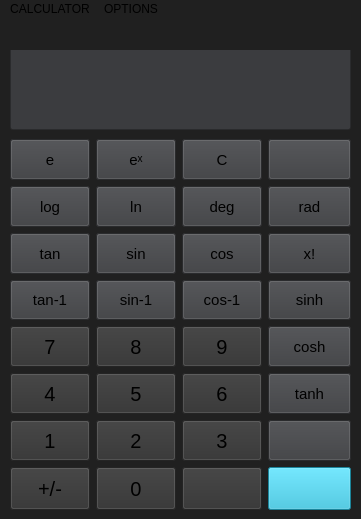
<?xml version="1.0" encoding="UTF-8"?>
<ui version="4.0">
 <class>MainWindow4</class>
 <widget class="QMainWindow" name="MainWindow4">
  <property name="geometry">
   <rect>
    <x>0</x>
    <y>0</y>
    <width>361</width>
    <height>519</height>
   </rect>
  </property>
  <property name="windowTitle">
   <string>MainWindow</string>
  </property>
  <property name="styleSheet">
   <string notr="true">background-color:rgb(32, 32, 32)</string>
  </property>
  <widget class="QWidget" name="centralwidget">
   <widget class="QWidget" name="gridLayoutWidget">
    <property name="geometry">
     <rect>
      <x>10</x>
      <y>120</y>
      <width>341</width>
      <height>371</height>
     </rect>
    </property>
    <property name="sizePolicy">
     <sizepolicy hsizetype="Minimum" vsizetype="Minimum">
      <horstretch>0</horstretch>
      <verstretch>0</verstretch>
     </sizepolicy>
    </property>
    <property name="styleSheet">
     <string notr="true">font-size: 20px;</string>
    </property>
    <layout class="QGridLayout" name="gridLayout">
     <item row="6" column="3">
      <widget class="QPushButton" name="button_pi">
       <property name="sizePolicy">
        <sizepolicy hsizetype="Minimum" vsizetype="Minimum">
         <horstretch>0</horstretch>
         <verstretch>0</verstretch>
        </sizepolicy>
       </property>
       <property name="styleSheet">
        <string notr="true">font-size: 15px;
background-color: rgb(59, 60, 63);

</string>
       </property>
       <property name="text">
        <string/>
       </property>
       <attribute name="buttonGroup">
        <string notr="true">buttonGroup1</string>
       </attribute>
      </widget>
     </item>
     <item row="7" column="3">
      <widget class="QPushButton" name="button_equal">
       <property name="sizePolicy">
        <sizepolicy hsizetype="Minimum" vsizetype="Minimum">
         <horstretch>0</horstretch>
         <verstretch>0</verstretch>
        </sizepolicy>
       </property>
       <property name="styleSheet">
        <string notr="true">font-size: 30px;
background-color:rgb(38, 186, 217);</string>
       </property>
       <property name="text">
        <string/>
       </property>
      </widget>
     </item>
     <item row="4" column="1">
      <widget class="QPushButton" name="button_8">
       <property name="sizePolicy">
        <sizepolicy hsizetype="Minimum" vsizetype="Minimum">
         <horstretch>0</horstretch>
         <verstretch>0</verstretch>
        </sizepolicy>
       </property>
       <property name="styleSheet">
        <string notr="true">font-size: 20px;
background-color:rgb(50, 50, 50);
</string>
       </property>
       <property name="text">
        <string>8</string>
       </property>
       <property name="autoDefault">
        <bool>false</bool>
       </property>
      </widget>
     </item>
     <item row="7" column="0">
      <widget class="QPushButton" name="button_pm">
       <property name="sizePolicy">
        <sizepolicy hsizetype="Minimum" vsizetype="Minimum">
         <horstretch>0</horstretch>
         <verstretch>0</verstretch>
        </sizepolicy>
       </property>
       <property name="styleSheet">
        <string notr="true">font-size: 20px;
background-color:rgb(50, 50, 50);
</string>
       </property>
       <property name="text">
        <string>+/-</string>
       </property>
       <property name="autoDefault">
        <bool>false</bool>
       </property>
      </widget>
     </item>
     <item row="6" column="1">
      <widget class="QPushButton" name="button_2">
       <property name="sizePolicy">
        <sizepolicy hsizetype="Minimum" vsizetype="Minimum">
         <horstretch>0</horstretch>
         <verstretch>0</verstretch>
        </sizepolicy>
       </property>
       <property name="styleSheet">
        <string notr="true">font-size: 20px;
background-color:rgb(50, 50, 50);
</string>
       </property>
       <property name="text">
        <string>2</string>
       </property>
       <property name="autoDefault">
        <bool>false</bool>
       </property>
      </widget>
     </item>
     <item row="5" column="0">
      <widget class="QPushButton" name="button_4">
       <property name="sizePolicy">
        <sizepolicy hsizetype="Minimum" vsizetype="Minimum">
         <horstretch>0</horstretch>
         <verstretch>0</verstretch>
        </sizepolicy>
       </property>
       <property name="styleSheet">
        <string notr="true">font-size: 20px;
background-color:rgb(50, 50, 50);
</string>
       </property>
       <property name="text">
        <string>4</string>
       </property>
       <property name="autoDefault">
        <bool>false</bool>
       </property>
      </widget>
     </item>
     <item row="6" column="0">
      <widget class="QPushButton" name="button_1">
       <property name="sizePolicy">
        <sizepolicy hsizetype="Minimum" vsizetype="Minimum">
         <horstretch>0</horstretch>
         <verstretch>0</verstretch>
        </sizepolicy>
       </property>
       <property name="styleSheet">
        <string notr="true">font-size: 20px;
background-color:rgb(50, 50, 50);
</string>
       </property>
       <property name="text">
        <string>1</string>
       </property>
       <property name="autoDefault">
        <bool>false</bool>
       </property>
      </widget>
     </item>
     <item row="5" column="1">
      <widget class="QPushButton" name="button_5">
       <property name="sizePolicy">
        <sizepolicy hsizetype="Minimum" vsizetype="Minimum">
         <horstretch>0</horstretch>
         <verstretch>0</verstretch>
        </sizepolicy>
       </property>
       <property name="styleSheet">
        <string notr="true">font-size: 20px;
background-color:rgb(50, 50, 50);
</string>
       </property>
       <property name="text">
        <string>5</string>
       </property>
       <property name="autoDefault">
        <bool>false</bool>
       </property>
      </widget>
     </item>
     <item row="4" column="0">
      <widget class="QPushButton" name="button_7">
       <property name="sizePolicy">
        <sizepolicy hsizetype="Minimum" vsizetype="Minimum">
         <horstretch>0</horstretch>
         <verstretch>0</verstretch>
        </sizepolicy>
       </property>
       <property name="styleSheet">
        <string notr="true">font-size: 20px;
background-color:rgb(50, 50, 50);
</string>
       </property>
       <property name="text">
        <string>7</string>
       </property>
       <property name="autoDefault">
        <bool>false</bool>
       </property>
      </widget>
     </item>
     <item row="1" column="2">
      <widget class="QPushButton" name="button_deg">
       <property name="sizePolicy">
        <sizepolicy hsizetype="Minimum" vsizetype="Ignored">
         <horstretch>0</horstretch>
         <verstretch>0</verstretch>
        </sizepolicy>
       </property>
       <property name="styleSheet">
        <string notr="true">font-size: 15px;
background-color: rgb(59, 60, 63);

</string>
       </property>
       <property name="text">
        <string>deg</string>
       </property>
       <attribute name="buttonGroup">
        <string notr="true">buttonGroup1</string>
       </attribute>
      </widget>
     </item>
     <item row="5" column="2">
      <widget class="QPushButton" name="button_6">
       <property name="sizePolicy">
        <sizepolicy hsizetype="Minimum" vsizetype="Minimum">
         <horstretch>0</horstretch>
         <verstretch>0</verstretch>
        </sizepolicy>
       </property>
       <property name="styleSheet">
        <string notr="true">font-size: 20px;
background-color:rgb(50, 50, 50);
</string>
       </property>
       <property name="text">
        <string>6</string>
       </property>
       <property name="autoDefault">
        <bool>false</bool>
       </property>
      </widget>
     </item>
     <item row="2" column="2">
      <widget class="QPushButton" name="button_cos">
       <property name="sizePolicy">
        <sizepolicy hsizetype="Minimum" vsizetype="Ignored">
         <horstretch>0</horstretch>
         <verstretch>0</verstretch>
        </sizepolicy>
       </property>
       <property name="styleSheet">
        <string notr="true">font-size: 15px;
background-color: rgb(59, 60, 63);

</string>
       </property>
       <property name="text">
        <string>cos</string>
       </property>
       <attribute name="buttonGroup">
        <string notr="true">buttonGroup1</string>
       </attribute>
      </widget>
     </item>
     <item row="4" column="2">
      <widget class="QPushButton" name="button_9">
       <property name="sizePolicy">
        <sizepolicy hsizetype="Minimum" vsizetype="Minimum">
         <horstretch>0</horstretch>
         <verstretch>0</verstretch>
        </sizepolicy>
       </property>
       <property name="styleSheet">
        <string notr="true">font-size: 20px;
background-color:rgb(50, 50, 50);
</string>
       </property>
       <property name="text">
        <string>9</string>
       </property>
       <property name="autoDefault">
        <bool>false</bool>
       </property>
      </widget>
     </item>
     <item row="4" column="3">
      <widget class="QPushButton" name="button_cosh">
       <property name="sizePolicy">
        <sizepolicy hsizetype="Minimum" vsizetype="Minimum">
         <horstretch>0</horstretch>
         <verstretch>0</verstretch>
        </sizepolicy>
       </property>
       <property name="styleSheet">
        <string notr="true">font-size: 15px;
background-color: rgb(59, 60, 63);

</string>
       </property>
       <property name="text">
        <string>cosh</string>
       </property>
       <attribute name="buttonGroup">
        <string notr="true">buttonGroup1</string>
       </attribute>
      </widget>
     </item>
     <item row="7" column="1">
      <widget class="QPushButton" name="button_0">
       <property name="sizePolicy">
        <sizepolicy hsizetype="Minimum" vsizetype="Minimum">
         <horstretch>0</horstretch>
         <verstretch>0</verstretch>
        </sizepolicy>
       </property>
       <property name="styleSheet">
        <string notr="true">font-size: 20px;
background-color:rgb(50, 50, 50);
</string>
       </property>
       <property name="text">
        <string>0</string>
       </property>
       <property name="autoDefault">
        <bool>false</bool>
       </property>
      </widget>
     </item>
     <item row="1" column="0">
      <widget class="QPushButton" name="button_log">
       <property name="sizePolicy">
        <sizepolicy hsizetype="Minimum" vsizetype="Ignored">
         <horstretch>0</horstretch>
         <verstretch>0</verstretch>
        </sizepolicy>
       </property>
       <property name="styleSheet">
        <string>font-size: 15px;
background-color: rgb(59, 60, 63);

</string>
       </property>
       <property name="text">
        <string>log</string>
       </property>
       <attribute name="buttonGroup">
        <string notr="true">buttonGroup1</string>
       </attribute>
      </widget>
     </item>
     <item row="2" column="1">
      <widget class="QPushButton" name="button_sin">
       <property name="sizePolicy">
        <sizepolicy hsizetype="Minimum" vsizetype="Ignored">
         <horstretch>0</horstretch>
         <verstretch>0</verstretch>
        </sizepolicy>
       </property>
       <property name="styleSheet">
        <string notr="true">font-size: 15px;
background-color: rgb(59, 60, 63);

</string>
       </property>
       <property name="text">
        <string>sin</string>
       </property>
       <attribute name="buttonGroup">
        <string notr="true">buttonGroup1</string>
       </attribute>
      </widget>
     </item>
     <item row="5" column="3">
      <widget class="QPushButton" name="button_tanh">
       <property name="sizePolicy">
        <sizepolicy hsizetype="Minimum" vsizetype="Minimum">
         <horstretch>0</horstretch>
         <verstretch>0</verstretch>
        </sizepolicy>
       </property>
       <property name="styleSheet">
        <string notr="true">font-size: 15px;
background-color: rgb(59, 60, 63);

</string>
       </property>
       <property name="text">
        <string>tanh</string>
       </property>
       <attribute name="buttonGroup">
        <string notr="true">buttonGroup1</string>
       </attribute>
      </widget>
     </item>
     <item row="1" column="1">
      <widget class="QPushButton" name="button_nlog">
       <property name="sizePolicy">
        <sizepolicy hsizetype="Minimum" vsizetype="Ignored">
         <horstretch>0</horstretch>
         <verstretch>0</verstretch>
        </sizepolicy>
       </property>
       <property name="styleSheet">
        <string>font-size: 15px;
background-color: rgb(59, 60, 63);

</string>
       </property>
       <property name="text">
        <string>ln</string>
       </property>
       <attribute name="buttonGroup">
        <string notr="true">buttonGroup1</string>
       </attribute>
      </widget>
     </item>
     <item row="3" column="2">
      <widget class="QPushButton" name="button_cosin">
       <property name="sizePolicy">
        <sizepolicy hsizetype="Minimum" vsizetype="Minimum">
         <horstretch>0</horstretch>
         <verstretch>0</verstretch>
        </sizepolicy>
       </property>
       <property name="styleSheet">
        <string notr="true">font-size: 15px;
background-color: rgb(59, 60, 63);

</string>
       </property>
       <property name="text">
        <string>cos-1</string>
       </property>
       <attribute name="buttonGroup">
        <string notr="true">buttonGroup1</string>
       </attribute>
      </widget>
     </item>
     <item row="3" column="3">
      <widget class="QPushButton" name="button_sinh">
       <property name="sizePolicy">
        <sizepolicy hsizetype="Minimum" vsizetype="Minimum">
         <horstretch>0</horstretch>
         <verstretch>0</verstretch>
        </sizepolicy>
       </property>
       <property name="styleSheet">
        <string notr="true">font-size: 15px;
background-color: rgb(59, 60, 63);

</string>
       </property>
       <property name="text">
        <string>sinh</string>
       </property>
       <attribute name="buttonGroup">
        <string notr="true">buttonGroup1</string>
       </attribute>
      </widget>
     </item>
     <item row="2" column="0">
      <widget class="QPushButton" name="button_tan">
       <property name="sizePolicy">
        <sizepolicy hsizetype="Minimum" vsizetype="Ignored">
         <horstretch>0</horstretch>
         <verstretch>0</verstretch>
        </sizepolicy>
       </property>
       <property name="styleSheet">
        <string notr="true">font-size: 15px;
background-color: rgb(59, 60, 63);

</string>
       </property>
       <property name="text">
        <string>tan</string>
       </property>
       <attribute name="buttonGroup">
        <string notr="true">buttonGroup1</string>
       </attribute>
      </widget>
     </item>
     <item row="7" column="2">
      <widget class="QPushButton" name="button_dot">
       <property name="sizePolicy">
        <sizepolicy hsizetype="Minimum" vsizetype="Minimum">
         <horstretch>0</horstretch>
         <verstretch>0</verstretch>
        </sizepolicy>
       </property>
       <property name="styleSheet">
        <string notr="true">font-size: 20px;
background-color:rgb(50, 50, 50);
</string>
       </property>
       <property name="text">
        <string/>
       </property>
       <property name="autoDefault">
        <bool>false</bool>
       </property>
      </widget>
     </item>
     <item row="3" column="1">
      <widget class="QPushButton" name="button_sinin">
       <property name="sizePolicy">
        <sizepolicy hsizetype="Minimum" vsizetype="Minimum">
         <horstretch>0</horstretch>
         <verstretch>0</verstretch>
        </sizepolicy>
       </property>
       <property name="styleSheet">
        <string notr="true">font-size: 15px;
background-color: rgb(59, 60, 63);

</string>
       </property>
       <property name="text">
        <string>sin-1</string>
       </property>
       <attribute name="buttonGroup">
        <string notr="true">buttonGroup1</string>
       </attribute>
      </widget>
     </item>
     <item row="6" column="2">
      <widget class="QPushButton" name="button_3">
       <property name="sizePolicy">
        <sizepolicy hsizetype="Minimum" vsizetype="Minimum">
         <horstretch>0</horstretch>
         <verstretch>0</verstretch>
        </sizepolicy>
       </property>
       <property name="styleSheet">
        <string notr="true">font-size: 20px;
background-color:rgb(50, 50, 50);
</string>
       </property>
       <property name="text">
        <string>3</string>
       </property>
       <property name="autoDefault">
        <bool>false</bool>
       </property>
      </widget>
     </item>
     <item row="3" column="0">
      <widget class="QPushButton" name="button_tanin">
       <property name="sizePolicy">
        <sizepolicy hsizetype="Minimum" vsizetype="Minimum">
         <horstretch>0</horstretch>
         <verstretch>0</verstretch>
        </sizepolicy>
       </property>
       <property name="styleSheet">
        <string notr="true">font-size: 15px;
background-color: rgb(59, 60, 63);

</string>
       </property>
       <property name="text">
        <string>tan-1</string>
       </property>
       <attribute name="buttonGroup">
        <string notr="true">buttonGroup1</string>
       </attribute>
      </widget>
     </item>
     <item row="0" column="0">
      <widget class="QPushButton" name="button_expo_2">
       <property name="sizePolicy">
        <sizepolicy hsizetype="Ignored" vsizetype="Ignored">
         <horstretch>0</horstretch>
         <verstretch>0</verstretch>
        </sizepolicy>
       </property>
       <property name="styleSheet">
        <string notr="true">font-size: 15px;
background-color: rgb(59, 60, 63);

</string>
       </property>
       <property name="text">
        <string>e</string>
       </property>
       <attribute name="buttonGroup">
        <string notr="true">buttonGroup1</string>
       </attribute>
      </widget>
     </item>
     <item row="0" column="1">
      <widget class="QPushButton" name="button_expo_3">
       <property name="sizePolicy">
        <sizepolicy hsizetype="Minimum" vsizetype="Ignored">
         <horstretch>0</horstretch>
         <verstretch>0</verstretch>
        </sizepolicy>
       </property>
       <property name="styleSheet">
        <string notr="true">font-size: 15px;
background-color: rgb(59, 60, 63);

</string>
       </property>
       <property name="text">
        <string>eˣ</string>
       </property>
       <attribute name="buttonGroup">
        <string notr="true">buttonGroup1</string>
       </attribute>
      </widget>
     </item>
     <item row="0" column="3">
      <widget class="QPushButton" name="button_clear_2">
       <property name="sizePolicy">
        <sizepolicy hsizetype="Minimum" vsizetype="Ignored">
         <horstretch>0</horstretch>
         <verstretch>0</verstretch>
        </sizepolicy>
       </property>
       <property name="styleSheet">
        <string notr="true">font-size: 15px;
background-color: rgb(59, 60, 63);

</string>
       </property>
       <property name="text">
        <string/>
       </property>
       <attribute name="buttonGroup">
        <string notr="true">buttonGroup1</string>
       </attribute>
      </widget>
     </item>
     <item row="1" column="3">
      <widget class="QPushButton" name="button_radian">
       <property name="sizePolicy">
        <sizepolicy hsizetype="Minimum" vsizetype="Ignored">
         <horstretch>0</horstretch>
         <verstretch>0</verstretch>
        </sizepolicy>
       </property>
       <property name="styleSheet">
        <string notr="true">font-size: 15px;
background-color: rgb(59, 60, 63);

</string>
       </property>
       <property name="text">
        <string>rad</string>
       </property>
      </widget>
     </item>
     <item row="0" column="2">
      <widget class="QPushButton" name="button_clear">
       <property name="sizePolicy">
        <sizepolicy hsizetype="Minimum" vsizetype="Ignored">
         <horstretch>0</horstretch>
         <verstretch>0</verstretch>
        </sizepolicy>
       </property>
       <property name="styleSheet">
        <string notr="true">font-size: 15px;
background-color: rgb(59, 60, 63);

</string>
       </property>
       <property name="text">
        <string>C</string>
       </property>
       <attribute name="buttonGroup">
        <string notr="true">buttonGroup1</string>
       </attribute>
      </widget>
     </item>
     <item row="2" column="3">
      <widget class="QPushButton" name="button_factorial">
       <property name="sizePolicy">
        <sizepolicy hsizetype="Minimum" vsizetype="Ignored">
         <horstretch>0</horstretch>
         <verstretch>0</verstretch>
        </sizepolicy>
       </property>
       <property name="styleSheet">
        <string notr="true">font-size: 15px;
background-color: rgb(59, 60, 63);

</string>
       </property>
       <property name="text">
        <string>x!</string>
       </property>
       <attribute name="buttonGroup">
        <string notr="true">buttonGroup1</string>
       </attribute>
      </widget>
     </item>
    </layout>
   </widget>
   <widget class="QLineEdit" name="lineEdit">
    <property name="geometry">
     <rect>
      <x>10</x>
      <y>0</y>
      <width>341</width>
      <height>111</height>
     </rect>
    </property>
    <property name="styleSheet">
     <string notr="true">font-size: 15px;
background-color: rgb(59, 60, 63);

</string>
    </property>
   </widget>
   <widget class="QLabel" name="label">
    <property name="geometry">
     <rect>
      <x>10</x>
      <y>0</y>
      <width>341</width>
      <height>31</height>
     </rect>
    </property>
    <property name="styleSheet">
     <string notr="true">font-size: 20px;</string>
    </property>
    <property name="text">
     <string/>
    </property>
   </widget>
   <zorder>lineEdit</zorder>
   <zorder>gridLayoutWidget</zorder>
   <zorder>label</zorder>
  </widget>
  <widget class="QMenuBar" name="menubar">
   <property name="geometry">
    <rect>
     <x>0</x>
     <y>0</y>
     <width>361</width>
     <height>24</height>
    </rect>
   </property>
   <widget class="QMenu" name="menuCALCULATOR">
    <property name="title">
     <string>CALCULATOR</string>
    </property>
    <addaction name="separator"/>
    <addaction name="actionSTANDARD"/>
    <addaction name="separator"/>
    <addaction name="actionCOMPLEX"/>
    <addaction name="separator"/>
    <addaction name="separator"/>
    <addaction name="actionLOG_TRIGO"/>
   </widget>
   <widget class="QMenu" name="menuOPTIONS">
    <property name="title">
     <string>OPTIONS</string>
    </property>
    <widget class="QMenu" name="menuTHEME">
     <property name="title">
      <string>THEME</string>
     </property>
     <addaction name="separator"/>
     <addaction name="actionDARK"/>
     <addaction name="separator"/>
     <addaction name="actionBRIGHT"/>
    </widget>
    <addaction name="separator"/>
    <addaction name="menuTHEME"/>
    <addaction name="separator"/>
    <addaction name="actionRECORD"/>
    <addaction name="separator"/>
    <addaction name="actionEXIT"/>
    <addaction name="separator"/>
    <addaction name="actionABOUT"/>
   </widget>
   <addaction name="menuCALCULATOR"/>
   <addaction name="menuOPTIONS"/>
  </widget>
  <action name="actionSTANDARD">
   <property name="icon">
    <iconset resource="Resource.qrc">
     <normaloff>:/images/icons/simple.ico</normaloff>:/images/icons/simple.ico</iconset>
   </property>
   <property name="text">
    <string>STANDARD</string>
   </property>
   <property name="shortcut">
    <string>Ctrl+S</string>
   </property>
  </action>
  <action name="actionCOMPLEX">
   <property name="icon">
    <iconset resource="Resource.qrc">
     <normaloff>:/images/icons/iota.ico</normaloff>:/images/icons/iota.ico</iconset>
   </property>
   <property name="text">
    <string>COMPLEX</string>
   </property>
   <property name="shortcut">
    <string>Ctrl+I</string>
   </property>
  </action>
  <action name="actionQUADRATIC">
   <property name="icon">
    <iconset resource="Resource.qrc">
     <normaloff>:/images/icons/quadratic.ico</normaloff>:/images/icons/quadratic.ico</iconset>
   </property>
   <property name="text">
    <string>QUADRATIC</string>
   </property>
   <property name="shortcut">
    <string>Ctrl+Q</string>
   </property>
  </action>
  <action name="actionLOG_TRIGO">
   <property name="icon">
    <iconset resource="Resource.qrc">
     <normaloff>:/images/icons/logarithm.ico</normaloff>:/images/icons/logarithm.ico</iconset>
   </property>
   <property name="text">
    <string>LOG&amp;TRIGO</string>
   </property>
   <property name="shortcut">
    <string>Ctrl+L</string>
   </property>
  </action>
  <action name="actionRECORD">
   <property name="icon">
    <iconset resource="Resource.qrc">
     <normaloff>:/images/icons/record.ico</normaloff>:/images/icons/record.ico</iconset>
   </property>
   <property name="text">
    <string>RECORD</string>
   </property>
   <property name="shortcut">
    <string>Ctrl+R</string>
   </property>
  </action>
  <action name="actionEXIT">
   <property name="icon">
    <iconset resource="Resource.qrc">
     <normaloff>:/images/icons/reject.ico</normaloff>:/images/icons/reject.ico</iconset>
   </property>
   <property name="text">
    <string>EXIT</string>
   </property>
   <property name="shortcut">
    <string>Ctrl+E</string>
   </property>
  </action>
  <action name="actionABOUT">
   <property name="icon">
    <iconset resource="Resource.qrc">
     <normaloff>:/images/icons/about.ico</normaloff>:/images/icons/about.ico</iconset>
   </property>
   <property name="text">
    <string>ABOUT</string>
   </property>
   <property name="shortcut">
    <string>F11</string>
   </property>
  </action>
  <action name="actionDARK">
   <property name="text">
    <string>DARK</string>
   </property>
   <property name="shortcut">
    <string>Ctrl+D</string>
   </property>
  </action>
  <action name="actionBRIGHT">
   <property name="text">
    <string>BRIGHT</string>
   </property>
   <property name="shortcut">
    <string>Ctrl+B</string>
   </property>
  </action>
 </widget>
 <resources>
  <include location="Resource.qrc"/>
 </resources>
 <connections/>
 <buttongroups>
  <buttongroup name="buttonGroup1">
   <property name="exclusive">
    <bool>true</bool>
   </property>
  </buttongroup>
 </buttongroups>
</ui>
